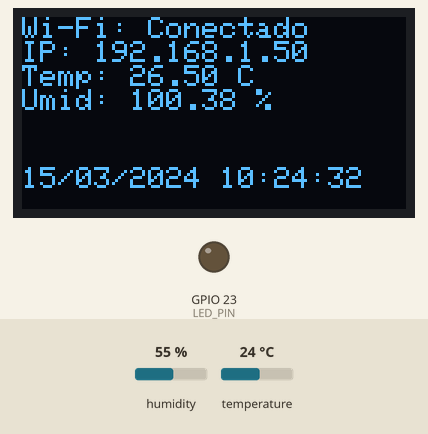
Bench run of a sketch on a simulated ESP32. Parts: 128×64 one-colour display, output pins drawn as LEDs (lit = HIGH). Dashed ring = blinking. The inputs (shaded band) are chosen by the test bench; at power-on: humidity 55 %, temperature 24 °C. WiFi joins after 1.5 s; servers stay silent unless stated; uploads are accepted with an empty reply; the local clock reads 2024-03-15 10:24:30 at power-on unless the sketch sets it; what the sketch prints to the serial monitor is not drawn.

Above: at 2.7 s.
2.8 s: humidity set to 22 %
At 6.7 s:
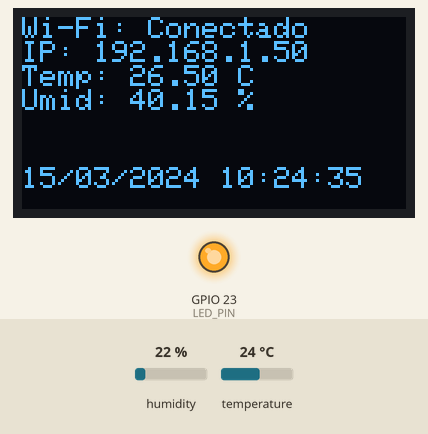
9.0 s: temperature set to 12 °C
At 12.1 s:
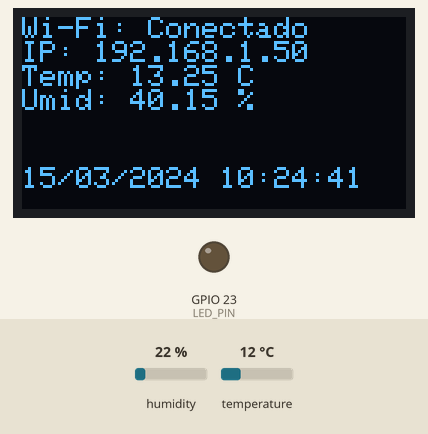
12.5 s: humidity set to 40 %
At 15.2 s:
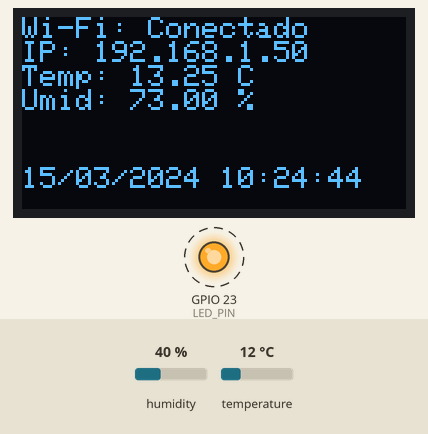
16.9 s: temperature set to 19 °C
At 19.6 s:
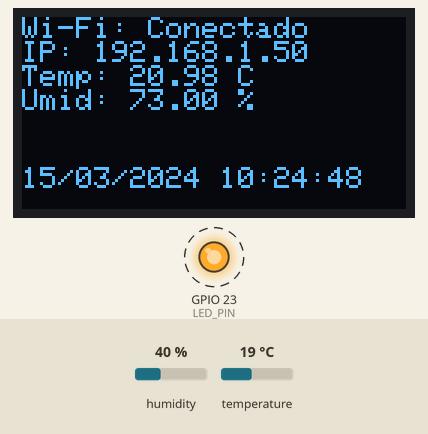
Timing chart, 0 to 22.3 s (numbered marks = the images above; inputs shaded):
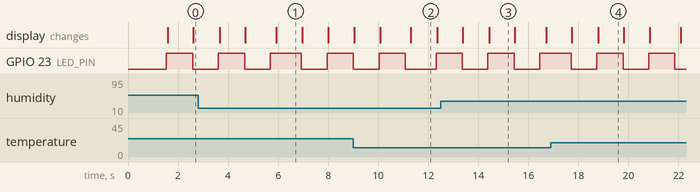

The sketch:

ESP32CloudTemp.ino
```cpp
#include <WiFi.h>
#include <HTTPClient.h>
#include <DHT.h>
#include <Adafruit_GFX.h>
#include <Adafruit_SSD1306.h>
#include <time.h>

// ======= CONFIGURAÇÕES =======
#define DHT_PIN 4
#define DHT_TYPE DHT11
#define LED_PIN 23
#define OLED_SDA 19
#define OLED_SCL 5
#define SCREEN_WIDTH 128
#define SCREEN_HEIGHT 64
#define WIFI_TIMEOUT 30000          // 30 segundos
#define WIFI_RETRY_INTERVAL 240000  // 240 segundos
#define POST_INTERVAL 5000          // 5 segundos
#define BLINK_INTERVAL 1000         // 1 segundo

const char* ssid = "seu_ssid";
const char* password = "sua_senha_wifi";
const char* url = "url_firebase_functions";

// ======= OBJETOS =======
Adafruit_SSD1306 display(SCREEN_WIDTH, SCREEN_HEIGHT, &Wire, -1);
DHT dht(DHT_PIN, DHT_TYPE);

bool wifiConectado = false;
unsigned long ultimoBlink = 0;
unsigned long ultimoWifiTentativa = 0;
unsigned long ultimoEnvio = 0;

// ====== Offsets =======
const float tempOffset = 1.104;
const float umidOffset = 1.825;

void conectarWiFi() {
  Serial.print("Tentando conectar ao Wi-Fi... ");
  WiFi.begin(ssid, password);
  unsigned long inicio = millis();

  while (WiFi.status() != WL_CONNECTED && millis() - inicio < WIFI_TIMEOUT) {
    delay(500);
    Serial.print(".");
  }

  if (WiFi.status() == WL_CONNECTED) {
    Serial.println("\nWi-Fi conectado!");
    wifiConectado = true;

    // Configura horário NTP (GMT-3 para Brasil)
    configTime(-3 * 3600, 0, "pool.ntp.org", "time.nist.gov");
    Serial.println("Sincronizando horário via NTP...");
    struct tm timeinfo;
    while (!getLocalTime(&timeinfo)) {
      Serial.println("Aguardando sincronização...");
      delay(1000);
    }
    Serial.println("Horário sincronizado.");
  } else {
    Serial.println("\nFalha na conexão Wi-Fi.");
    WiFi.disconnect(true);
    wifiConectado = false;
  }

  ultimoWifiTentativa = millis();
}

String obterDataHora() {
  struct tm timeinfo;
  if (getLocalTime(&timeinfo)) {
    char buffer[30];
    strftime(buffer, sizeof(buffer), "%d/%m/%Y %H:%M:%S", &timeinfo);
    return String(buffer);
  } else {
    return "Sem horario";
  }
}

void enviarParaFirebase(float temperatura, float umidade) {
  if (WiFi.status() == WL_CONNECTED) {
    HTTPClient http;
    http.begin(url);
    http.addHeader("Content-Type", "application/json");

    String json = "{\"temperatura\":";
    json += String(temperatura, 1);
    json += ",\"umidade\":";
    json += String(umidade, 1);
    json += "}";

    int httpResponseCode = http.POST(json);
    if (httpResponseCode > 0) {
      Serial.print("POST enviado. Código de resposta: ");
      Serial.println(httpResponseCode);
    } else {
      Serial.print("Erro no envio HTTP: ");
      Serial.println(httpResponseCode);
    }
    http.end();
  } else {
    Serial.println("Wi-Fi desconectado. Não foi possível enviar dados.");
  }
}

void setup() {
  Serial.begin(115200);
  pinMode(LED_PIN, OUTPUT);
  digitalWrite(LED_PIN, LOW);

  Wire.begin(OLED_SDA, OLED_SCL);
  if (!display.begin(SSD1306_SWITCHCAPVCC, 0x3C)) {
    Serial.println("Falha ao iniciar o display OLED");
    while (true);
  }

  display.clearDisplay();
  display.setTextSize(1);
  display.setTextColor(SSD1306_WHITE);
  dht.begin();

  conectarWiFi();
}

void loop() {
  // LED Pisca se Wi-Fi conectado
  if (wifiConectado && millis() - ultimoBlink >= BLINK_INTERVAL) {
    ultimoBlink = millis();
    digitalWrite(LED_PIN, !digitalRead(LED_PIN));
  } else if (!wifiConectado) {
    digitalWrite(LED_PIN, LOW);
  }

  // Tentativa de reconexão Wi-Fi
  if (!wifiConectado && millis() - ultimoWifiTentativa >= WIFI_RETRY_INTERVAL) {
    conectarWiFi();
  }

  // Leitura dos sensores
  float temperatura = dht.readTemperature();
  temperatura = temperatura * tempOffset;
  float umidade = dht.readHumidity();
  umidade = umidade * umidOffset;

  // Envio para Firebase
  if (!isnan(temperatura) && !isnan(umidade) && millis() - ultimoEnvio >= POST_INTERVAL) {
    enviarParaFirebase(temperatura, umidade);
    ultimoEnvio = millis();
  }

  // Atualizar display OLED
  display.clearDisplay();
  display.setCursor(0, 0);

  if (wifiConectado) {
    display.println("Wi-Fi: Conectado");
    display.print("IP: ");
    display.println(WiFi.localIP());
  } else {
    display.println("Wi-Fi: Desconectado");
  }

  if (!isnan(temperatura) && !isnan(umidade)) {
    display.print("Temp: ");
    display.print(temperatura);
    display.println(" C");

    display.print("Umid: ");
    display.print(umidade);
    display.println(" %");
  } else {
    display.println("Erro no DHT11!");
  }

  // Data e hora
  display.setCursor(0, 50);
  display.print(obterDataHora());

  display.display();
  delay(1000);
}
```

Measured:
- what the display in image 2 shows lasts 1.1 s, from 11.3 s to 12.4 s
